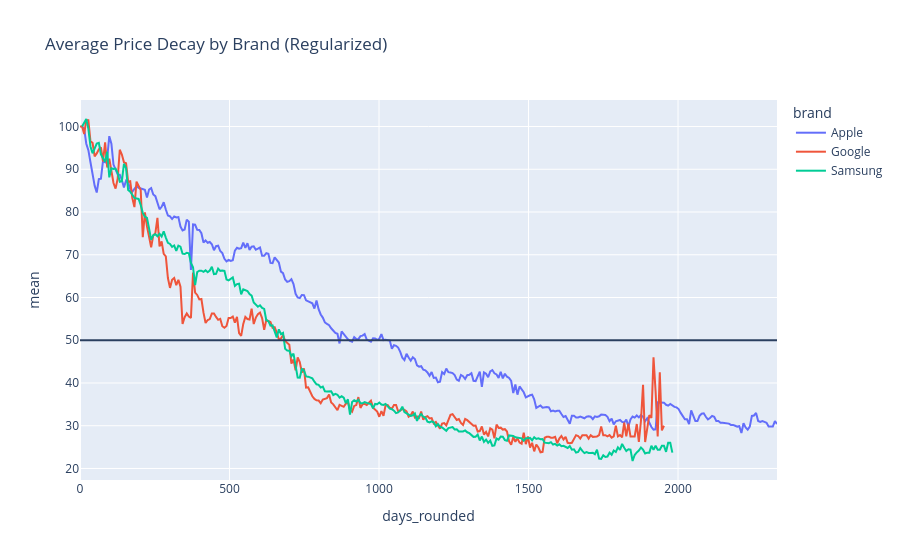

Source (notebook cell):
### Code cell
#W2 D5 - T3
'''Add column `days_rounded` to `df`: round `days_since_launch` to the nearest 7.
Formula: `(df["days_since_launch"] / 7).round() * 7`
Print: how many unique values does `days_rounded` have vs `days_since_launch`?
Why does this reduce the count?'''

df['days_rounded'] = (df['days_since_launch'] / 7).round() * 7

rounded_brand_decay_df = df.groupby(['brand', 'days_rounded']).agg(
    mean = ('price_pct_of_launch', 'mean'),
    median = ('price_pct_of_launch', 'median')
).reset_index()

rounded_brand_decay_df_plot = px.line(
    rounded_brand_decay_df,
    x = 'days_rounded',
    y = 'mean',
    color = 'brand',
    title = 'Average Price Decay by Brand (Regularized)')
rounded_brand_decay_df_plot.add_hline(y = 50)
rounded_brand_decay_df_plot.show()

### Figure 1 — Plotly figure (JSON) as saved in the notebook; plotly's stock layout.template omitted (floating-point values rounded to 4 significant figures; data arrays with more than 128 entries replaced by an {"elided": "..."} marker saying what was removed)
{"data": [{"hovertemplate": "brand=Apple<br>days_rounded=%{x}<br>mean=%{y}<extra></extra>", "legendgroup": "Apple", "line": {"color": "#636efa", "dash": "solid"}, "marker": {"symbol": "circle"}, "mode": "lines", "name": "Apple", "orientation": "v", "showlegend": true, "type": "scatter", "x": {"elided": "333 float values"}, "xaxis": "x", "y": {"elided": "333 float values"}, "yaxis": "y"}, {"hovertemplate": "brand=Google<br>days_rounded=%{x}<br>mean=%{y}<extra></extra>", "legendgroup": "Google", "line": {"color": "#EF553B", "dash": "solid"}, "marker": {"symbol": "circle"}, "mode": "lines", "name": "Google", "orientation": "v", "showlegend": true, "type": "scatter", "x": {"elided": "280 float values"}, "xaxis": "x", "y": {"elided": "280 float values"}, "yaxis": "y"}, {"hovertemplate": "brand=Samsung<br>days_rounded=%{x}<br>mean=%{y}<extra></extra>", "legendgroup": "Samsung", "line": {"color": "#00cc96", "dash": "solid"}, "marker": {"symbol": "circle"}, "mode": "lines", "name": "Samsung", "orientation": "v", "showlegend": true, "type": "scatter", "x": {"elided": "283 float values"}, "xaxis": "x", "y": {"elided": "283 float values"}, "yaxis": "y"}], "layout": {"legend": {"title": {"text": "brand"}, "tracegroupgap": 0}, "shapes": [{"type": "line", "x0": 0, "x1": 1, "xref": "x domain", "y0": 50, "y1": 50, "yref": "y"}], "title": {"text": "Average Price Decay by Brand (Regularized)"}, "xaxis": {"anchor": "y", "domain": [0, 1], "title": {"text": "days_rounded"}}, "yaxis": {"anchor": "x", "domain": [0, 1], "title": {"text": "mean"}}}}
